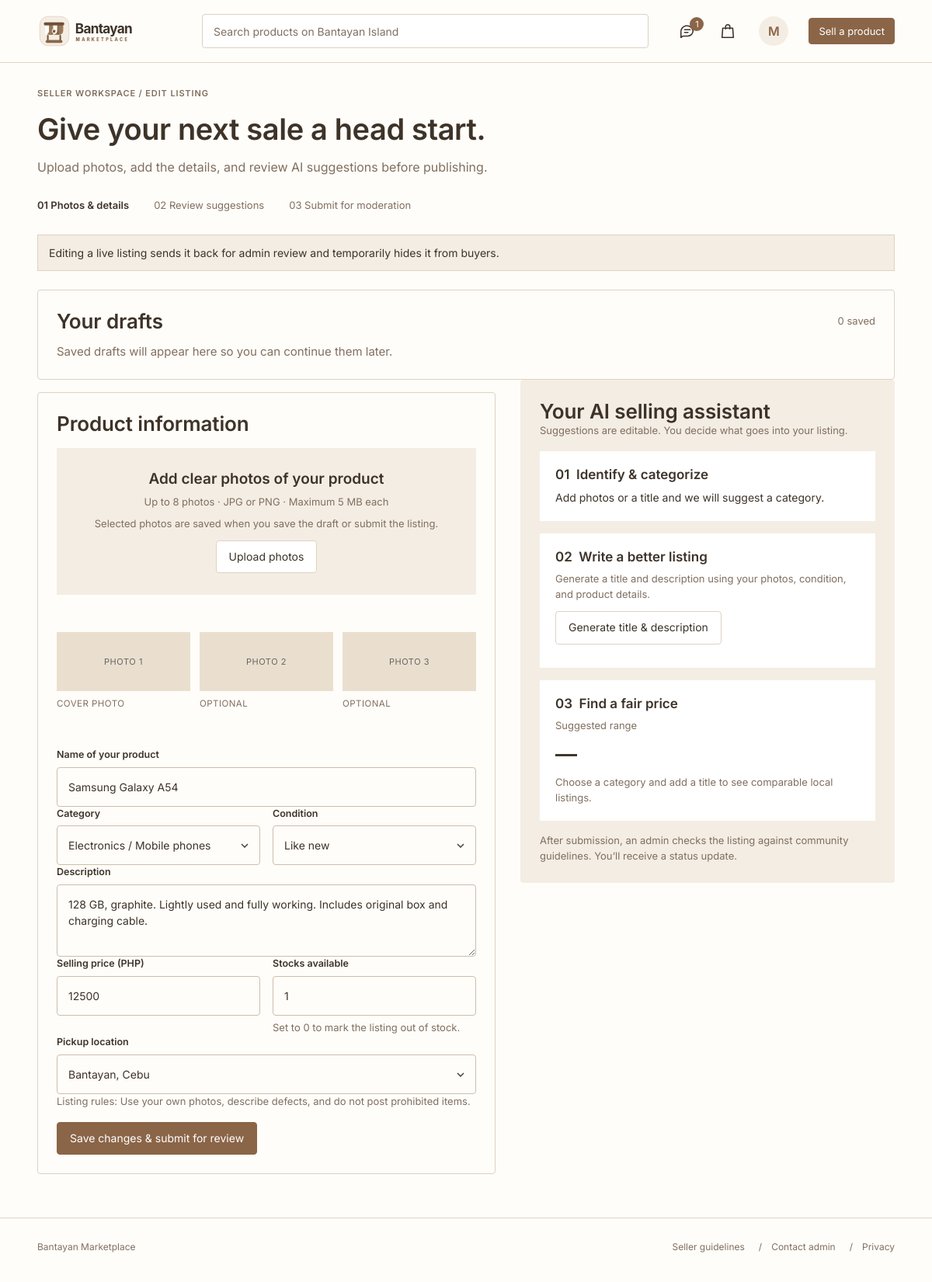
The page /sell.php?id=1 (signed in) on the database its author committed.
### tables this page shows
CREATE TABLE IF NOT EXISTS users (
  id                 INT UNSIGNED NOT NULL AUTO_INCREMENT,
  firstname          VARCHAR(80)  NOT NULL,
  lastname           VARCHAR(80)  NOT NULL,
  username           VARCHAR(40)  NULL,
  email              VARCHAR(190) NULL,
  phone              VARCHAR(32)  NULL,
  phone_carrier      ENUM('globe','smart') NULL,
  email_verified_at  DATETIME     NULL,
  phone_verified_at  DATETIME     NULL,
  password_hash      VARCHAR(255) NOT NULL,
  town_id            INT UNSIGNED NOT NULL,
  role               ENUM('member','admin')      NOT NULL DEFAULT 'member',
  status             ENUM('active','restricted','deactivated') NOT NULL DEFAULT 'active',
  violation_count    INT UNSIGNED NOT NULL DEFAULT 0,
  profile_pic        VARCHAR(255) NULL,
  seller_background VARCHAR(255) NULL,
  terms_accepted_at  DATETIME     NOT NULL,
  face_verified_at   DATETIME     NULL,
  last_login_at      DATETIME     NULL,
  created_at         DATETIME     NOT NULL DEFAULT CURRENT_TIMESTAMP,
  updated_at         DATETIME     NOT NULL DEFAULT CURRENT_TIMESTAMP ON UPDATE CURRENT_TIMESTAMP,
  PRIMARY KEY (id),
  UNIQUE KEY uq_users_username (username),
  UNIQUE KEY uq_users_email (email),
  UNIQUE KEY uq_users_phone (phone),
  KEY idx_users_town (town_id),
  CONSTRAINT fk_users_town FOREIGN KEY (town_id) REFERENCES towns (id)
);

CREATE TABLE IF NOT EXISTS listings (
  id               INT UNSIGNED NOT NULL AUTO_INCREMENT,
  seller_id        INT UNSIGNED NOT NULL,
  category_id      INT UNSIGNED NULL,
  town_id          INT UNSIGNED NOT NULL,
  title            VARCHAR(150) NOT NULL,
  description      TEXT         NOT NULL,
  price            DECIMAL(10,2) NOT NULL DEFAULT 0.00,
  stock            INT UNSIGNED NOT NULL DEFAULT 1,
  item_condition   ENUM('new','like_new','used') NULL,
  status           ENUM('draft','pending','changes_requested','approved','rejected','removed','sold')
                   NOT NULL DEFAULT 'draft',
  submitted_at     DATETIME NULL,
  published_at     DATETIME NULL,
  sold_at          DATETIME NULL,
  created_at       DATETIME NOT NULL DEFAULT CURRENT_TIMESTAMP,
  updated_at       DATETIME NOT NULL DEFAULT CURRENT_TIMESTAMP ON UPDATE CURRENT_TIMESTAMP,
  PRIMARY KEY (id),
  KEY idx_listings_status_published (status, published_at),
  KEY idx_listings_category (category_id, status),
  KEY idx_listings_town (town_id),
  KEY idx_listings_seller (seller_id, status),
  KEY idx_listings_price (price),
  KEY idx_listings_stock (status, stock),
  CONSTRAINT chk_listings_price CHECK (price >= 0),
  CONSTRAINT fk_listings_seller   FOREIGN KEY (seller_id)   REFERENCES users (id),
  CONSTRAINT fk_listings_category FOREIGN KEY (category_id) REFERENCES categories (id),
  CONSTRAINT fk_listings_town     FOREIGN KEY (town_id)     REFERENCES towns (id)
);

CREATE TABLE IF NOT EXISTS towns (
  id            INT UNSIGNED NOT NULL AUTO_INCREMENT,
  name          VARCHAR(60)  NOT NULL,
  slug          VARCHAR(60)  NOT NULL,
  PRIMARY KEY (id),
  UNIQUE KEY uq_towns_name (name),
  UNIQUE KEY uq_towns_slug (slug)
);

### views/sell.php (the view, shortened to what the rows shown need)
<section class="wrap page-head">
    <h1 class="h1">Give your next sale a head start.</h1>
</section>
<section class="wrap pad-bottom">
    <div class="panel top-gap">
        <div class="panel-head">
            <h2 class="h2">Your drafts</h2>
        </div>
    </div>
    <div class="sell-grid">
        <form class="panel form" id="sell-form" method="post" enctype="multipart/form-data" action="<?= e(url('sell.php')) ?>"
              data-endpoint="<?= e(url('api/ai-listing.php')) ?>" data-listing="<?= (int) ($listing['id'] ?? 0) ?>"
              data-existing="<?= count($photos) ?>" data-max="<?= (int) MAX_PHOTOS ?>">
            <h2 class="h2">Product information</h2>
            <fieldset <?= $editable ? '' : 'disabled' ?> class="plain">
                <div class="field">
                    <label for="title">Name of your product</label>
                    <input id="title" name="title" maxlength="150" placeholder="Product name" value="<?= e($form['title']) ?>" required>
                </div>
                <div class="field-row">
                    <div class="field">
                        <label for="category_id">Category</label>
                        <select id="category_id" name="category_id">
                            <?php foreach ($leaves as $c): ?>
                                <option value="<?= (int) $c['id'] ?>"<?= (int) $form['category_id'] === (int) $c['id'] ? ' selected' : '' ?>><?= e($c['label']) ?></option>
                            <?php endforeach; ?>
                        </select>
                    </div>
                </div>
                <div class="field">
                    <label for="description">Description</label>
                    <textarea id="description" name="description" rows="3" maxlength="2000" placeholder="Lightly used. Describe what is included and mention any defects."><?= e($form['description']) ?></textarea>
                </div>
                <div class="field">
                    <label for="town_id">Pickup location</label>
                    <select id="town_id" name="town_id">
                        <?php foreach ($towns as $t): ?>
                            <option value="<?= (int) $t['id'] ?>"<?= (int) $form['town_id'] === (int) $t['id'] ? ' selected' : '' ?>><?= e(town_label($t['name'])) ?></option>
                        <?php endforeach; ?>
                    </select>
                </div>
            </fieldset>
        </form>
        <aside class="panel panel-soft assistant" id="ai-panel">
            <h2 class="h2">Your AI selling assistant</h2>
        </aside>
    </div>
</section>

### views/partials/site-header.php (shortened to what the rows shown need)
<?php
$mh = $layout['mobile_header'];
?>
<header class="site-header<?= $mh ? ' has-appbar' : '' ?>">
    <div class="wrap header-row">
        <nav class="header-nav" aria-label="Account">
            <?php if ($me): ?>
                <a class="header-icon-link hide-mobile" href="<?= e(url('messages.php')) ?>" aria-label="Messages<?= $unread > 0 ? ' (' . (int) $unread . ' unread)' : '' ?>" title="Messages">
                    <svg viewBox="0 0 24 24" aria-hidden="true" focusable="false">
                        <path d="M20 11.5a7.5 7.5 0 0 1-7.5 7.5H6l-3 2v-6a7.5 7.5 0 1 1 17-3.5Z"></path>
                        <path d="M8 10h8M8 14h5"></path>
                    </svg>
                    <?php if ($unread > 0): ?><span class="badge"><?= (int) $unread ?></span><?php endif; ?>
                </a>
                <div class="profile-menu">
                    <button
                        class="profile-menu-trigger"
                        type="button"
                        aria-label="Open profile menu"
                        aria-haspopup="true"
                        aria-expanded="false"
                        aria-controls="header-profile-menu"
                        data-profile-menu-button
                    >
                        <span class="profile-menu-avatar">
                            <?php if (!empty($me['profile_pic'])): ?>
                                <img src="<?= e(url((string) $me['profile_pic'])) ?>" alt="">
                            <?php else: ?>
                                <?= e(mb_strtoupper(mb_substr((string) ($me['firstname'] ?? ''), 0, 1))) ?>
                            <?php endif; ?>
                        </span>
                    </button>
                </div>
            <?php else: ?>
                <a class="nav-link" href="<?= e(url('login.php')) ?>">Sign in<span class="hide-mobile"> / Register</span></a>
                <a class="btn btn-primary btn-sm hide-mobile" href="<?= e(url('sell.php')) ?>">Sell a product</a>
            <?php endif; ?>
        </nav>
    </div>
</header>

### rows shown on the page
users: id "1", firstname "M"
listings: title "Samsung Galaxy A54", category_id "Electronics / Mobile phones", description "128 GB, graphite. Lightly used and fully working. Includes original box and charging cable.", town_id "Bantayan, Cebu"

### other values the page prints
count($drafts) "0"
MAX_PHOTOS "8"
$num "1"
$num "2"
$num "3"
$text "Bantayan Marketplace"
$label "Seller guidelines"
$label "Contact admin"
$label "Privacy"
form field item_condition "Like new"
